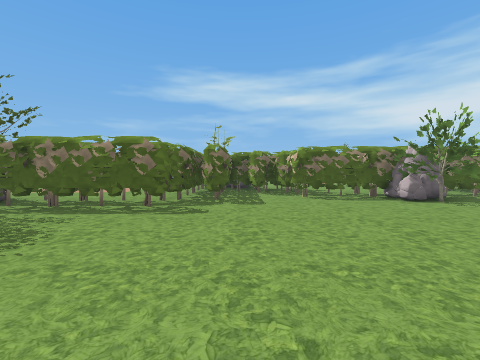
[1] (above)

16 first-person views from a walk through a level from a Godot 3-D game. The camera is 1.5 m above the floor, tilts 2° down and sees 90° across. The floor is counted in squares, 2 m on a side. Each view is taken from the middle of a square. On the plan, view 1 faces up. The plan holds only what a view shows up to about 9 squares ahead; the rest is blank. The place goes on beyond the plan. Characters and animated objects are not drawn. Some surface patterns are stand-ins.

[2]
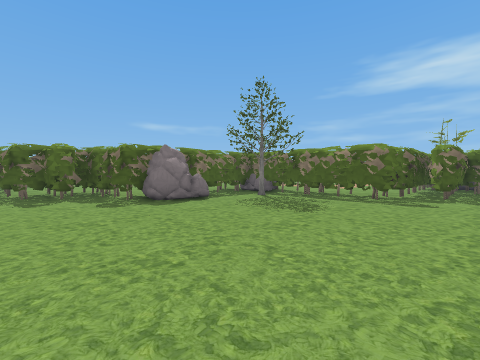

[3]
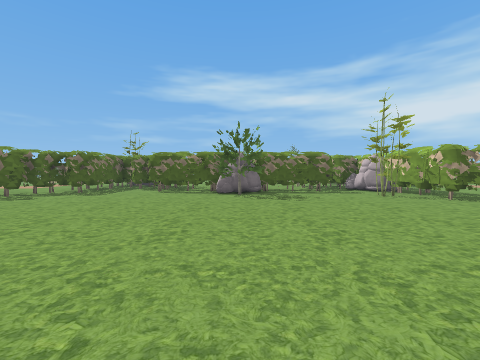

[4]
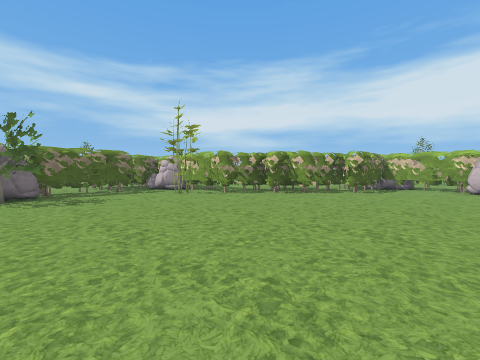

[5]
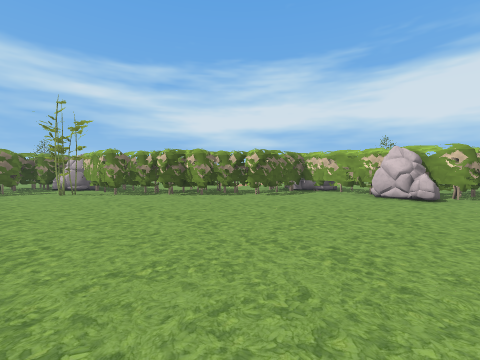

[6]
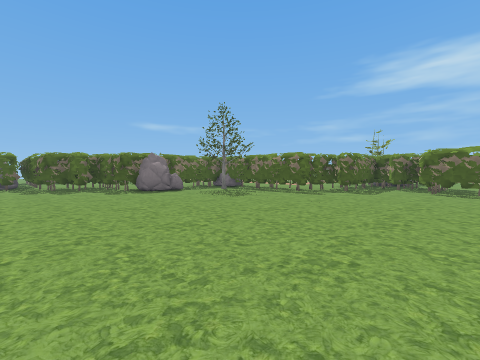

[7]
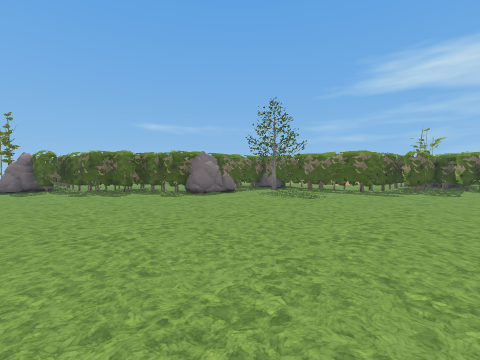

[8]
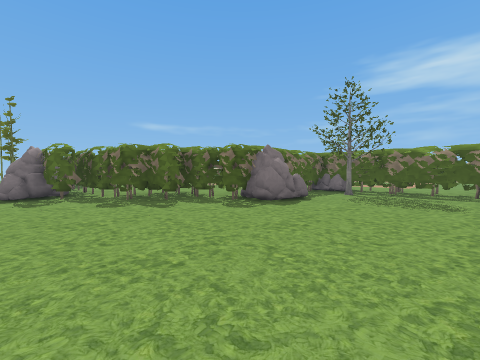

[9]
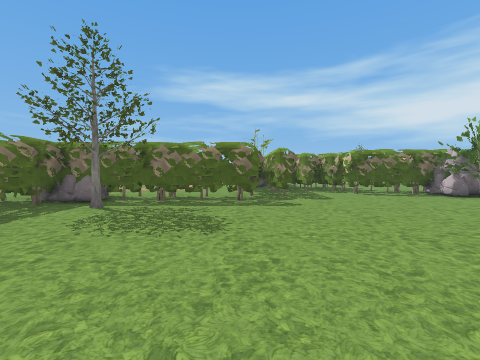

[10]
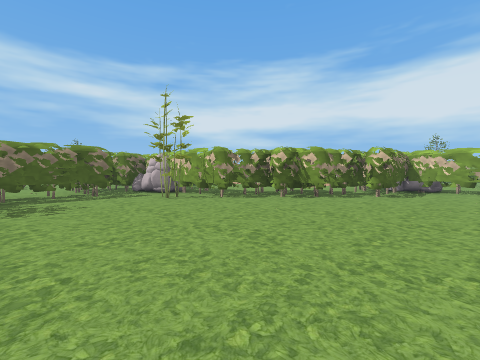

[11]
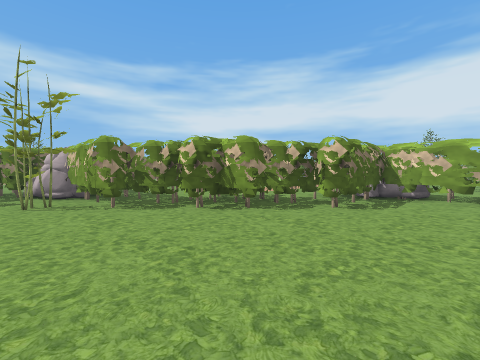

[12]
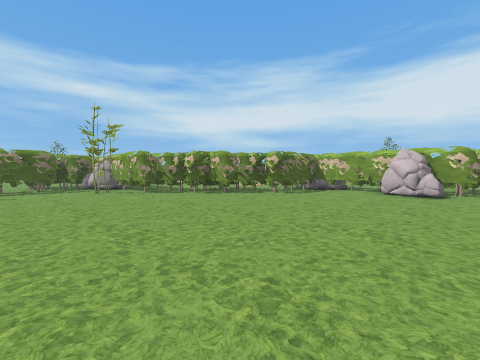

[13]
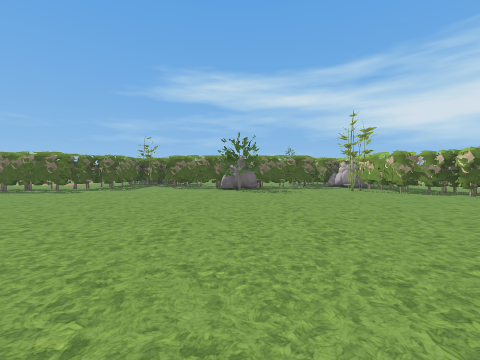

[14]
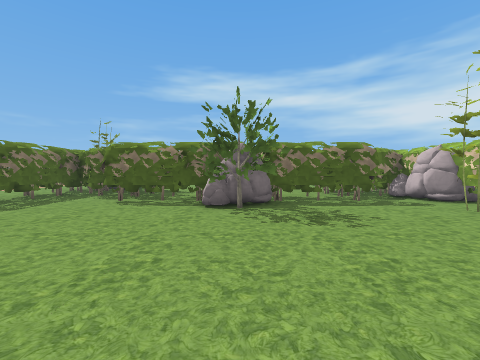

[15]
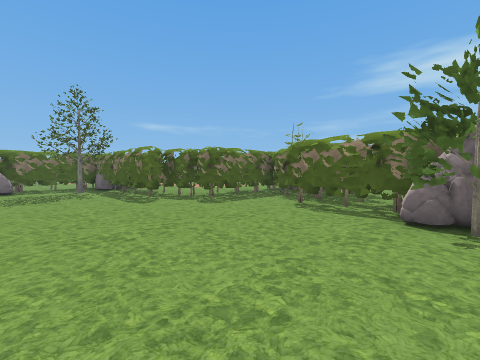

[16]
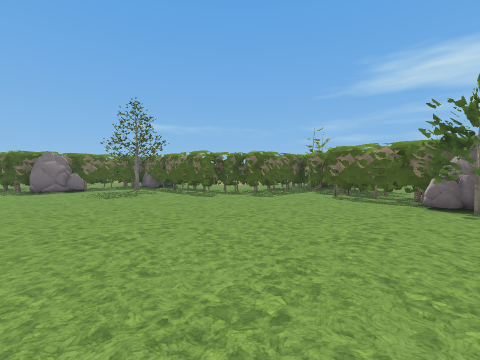

### Floor plan
Key: @ floor where view 1 was taken; # wall or solid block; . floor; R rock; T tree.
Columns run from 11 left of view 1 to 17 right of it. Each row starts with its distance up from view 1.
  9           ####
  8           #.#######
  7          ##..###R######
  6     #######....TT...T##
  5     #R####......T...TT##
  4     #.T...............###
  3     #..................###
  2     #R..................###
  1    ###...................####
  0   ###......@................#
 -1  ###........................#
 -2 ###........................##
 -3 ##.........................R#
 -4 R............   . ..........#

Where each view was taken, in squares from view 1:
view 1: 0 up, 0 right, facing up
view 2: 2 down, 0 right, facing up-left
view 3: 2 down, 5 right, facing up
view 4: 2 down, 5 right, facing up-right
view 5: 4 down, 8 right, facing up-right
view 6: 3 down, 3 right, facing up-left
view 7: 4 down, 1 right, facing up-left
view 8: 4 down, 2 left, facing up-left
view 9: 1 down, 2 left, facing up
view 10: 1 down, 6 right, facing up-right
view 11: 1 down, 9 right, facing up-right
view 12: 4 down, 7 right, facing up-right
view 13: 4 down, 5 right, facing up
view 14: 1 up, 5 right, facing up
view 15: 2 up, 5 right, facing up-left
view 16: 0 up, 5 right, facing up-left
